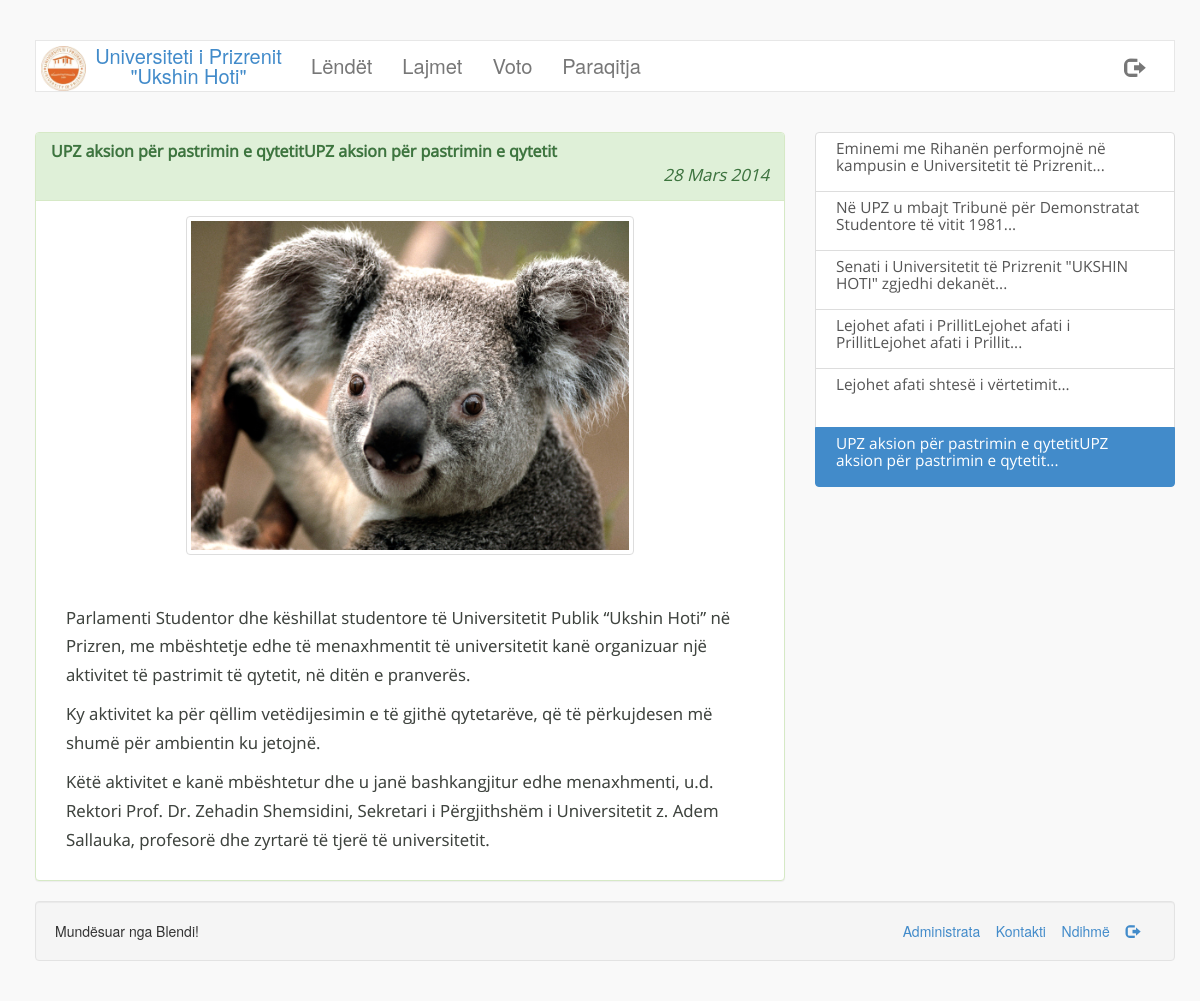
Page /lajmi.php?id=22 on the committed database.
### tables this page shows
CREATE TABLE IF NOT EXISTS `page_info` (
  `title` varchar(256) NOT NULL,
  `footer` varchar(256) NOT NULL,
  `activated` tinyint(1) NOT NULL,
  `logo` varchar(256) NOT NULL,
  `vleresimi` tinyint(4) NOT NULL,
  `vit1kredi` int(3) NOT NULL,
  `vit2kredi` int(3) NOT NULL,
  `vit3kredi` int(3) NOT NULL,
  `vit4kredi` int(3) NOT NULL
);

CREATE TABLE IF NOT EXISTS `navbar` (
  `ID` int(11) NOT NULL AUTO_INCREMENT,
  `emri` varchar(250) NOT NULL,
  `link` varchar(250) NOT NULL,
  `enabled` tinyint(1) NOT NULL,
  PRIMARY KEY (`ID`)
);

CREATE TABLE IF NOT EXISTS `lajmet` (
  `id` int(11) NOT NULL AUTO_INCREMENT,
  `titulli` varchar(256) NOT NULL,
  `body` text NOT NULL,
  `data` datetime NOT NULL,
  `foto` varchar(256) NOT NULL,
  PRIMARY KEY (`id`)
);

CREATE TABLE IF NOT EXISTS `footer` (
  `1` int(11) NOT NULL AUTO_INCREMENT,
  `emri` varchar(250) NOT NULL,
  `link` varchar(250) NOT NULL,
  `enabled` tinyint(1) NOT NULL,
  PRIMARY KEY (`1`)
);

### classes/lajmi.class.php (called while the page is built, shortened)
<?php
class Lajmi{
	private $id=0;
	private $titulli = "panjohur";
	private $body = "panjohur";
	private $data = "0000-00-00";
	private $foto = "img/fakultet/lajme/default.png";
	function __construct($id){
		global $lidhja;
		$lajmQuery = $lidhja->query("SELECT id,titulli,body,data,foto FROM lajmet WHERE id=$id");
		if($lajmQuery->num_rows == 1){
			$lajmi = $lajmQuery->fetch_assoc();
			$this->id= $lajmi['id'];
			$this->titulli = $lajmi['titulli'];
			$this->body = $lajmi['body'];
			$this->data = $lajmi['data'];
			if(file_exists($_SERVER['SERVER_NAME'] . '/portal/'. $lajmi['foto'])){
				$this->foto = 'http://'.$_SERVER['SERVER_NAME'] . '/portal/'. $lajmi['foto'];
			}
			else{
				$this->foto ='http://'.$_SERVER['SERVER_NAME'] . '/portal/'. $lajmi['foto'];
			}
		}
	}
	function getID(){
		return $this->id;
	}
	function getTitulli(){
		return utf8_encode($this->titulli);
	}
	function getBody(){
		return utf8_encode($this->body);
	}
	function getData(){
		return $this->data;
	}
	function getFoto(){
		return $this->foto;
	}
}
?>

### includes/funksionet.php (called while the page is built, shortened)
<?php
	function rregulloDaten($d){
		$viti = date("Y", strtotime($d));
		$muaji = date("m", strtotime($d));
		$dita = date("d", strtotime($d));
		if($muaji == 1){
			$data = $dita . " Janar " . $viti;
		}
		elseif($muaji == 2){
			$data = $dita . " Shkurt " . $viti;
		}
		elseif($muaji == 3){
			$data = $dita . " Mars " . $viti;
		}
		elseif($muaji == 4){
			$data = $dita . " Prill " . $viti;
		}
		elseif($muaji == 5){
			$data = $dita . " Maj " . $viti;
		}
		elseif($muaji == 6){
			$data = $dita . " Qershor " . $viti;
		}
		elseif($muaji == 7){
			$data = $dita . " Korrik " . $viti;
		}
		elseif($muaji == 8){
			$data = $dita . " Gusht " . $viti;
		}
		elseif($muaji == 9){
			$data = $dita . " Shtator " . $viti;
		}
		elseif($muaji == 10){
			$data = $dita . " Tetor " . $viti;
		}
		elseif($muaji == 11){
			$data = $dita . " N&euml;ntor " . $viti;
		}
		elseif($muaji == 12){
			$data = $dita . " Dhjetor " . $viti;
		}
		return $data;
	}
?>

### lajmi.php (the view, shortened to what this page needs)
<?php
	include('includes/config.php');
	if(!empty($_GET['id']) && $_GET['id']>0){
		$id = $lidhja->real_escape_string($_GET['id']);
		$lajmi = new Lajmi($id);
		$page = new Page();
	}
	else{
		header('Location: index.php?faqja=lajmet');
		die();
	}
?>
<!DOCTYPE html>
<html lang="en">
  <head>
    <link href="css/bootstrap.css" rel="stylesheet">
    <link href="css/style.css" rel="stylesheet">
  </head>
  <body>
  <br/>
  <div class="container">
  	<nav class="navbar navbar-default" role="navigation">
	  <div class="container-fluid">
	    <div class="navbar-header">
	      <a class="navbar-brand" href="index.php"><img src="<?php echo $page->getLogo(); ?>"/><?php echo $page->getTitle(); ?></a>
	    </div>
	    <div class="collapse navbar-collapse" id="bs-example-navbar-collapse-1">
	      <ul class="nav navbar-nav">
	     	<?php $page->headerNavbar(); ?>
	      </ul>
		  	<ul class="nav navbar-nav navbar-right">
				<li><a href="logout.php" class="glyphicon glyphicon-log-out"></a></li>
			</ul>
	    </div>
	  </div>
	</nav>
	</div>
    <div class="container">
		<div class="clearfix"></div><br/>
		<div class="row">
			<div class="col-md-8 lajmi">
				<div class="panel panel-success">
					<div class="panel-heading">
						<h3 class="panel-title"><strong><?php echo $lajmi->getTitulli(); ?></strong></h3>
						<p class="text-right" style="margin-bottom:0px;"><em><?php echo rregulloDaten($lajmi->getData()); ?></em></p>
					</div>
					<div class="panel-body">
					<?php
						if($lajmi->getFoto()){
							echo '<div class="col-md-8 col-md-offset-2"><img src="'.$lajmi->getFoto().'" class="img-responsive img-rounded img-thumbnail"/><p><br/></p></div>';
							echo '<div class="col-md-12"><p>'.html_entity_decode($lajmi->getBody()).'</p></div>';
						}
						else{
							echo '<div class="col-md-12"><p>'.html_entity_decode($lajmi->getBody()).'</p></div>';
						}
					?>
					</div>
				</div>
			</div>
			<div class="col-md-4">
				<?php
					$lajmet = $lidhja->query("SELECT id FROM lajmet ORDER BY data DESC LIMIT 10");
					if($lajmet->num_rows){
						echo '<div class="list-group" id="lajmetShtese">';
						foreach($lajmet as $l){
							$lajmi2 = new Lajmi($l['id']);
							if($lajmi->getID() == $lajmi2->getID()){
								echo '<a href="lajmi.php?id='.$lajmi2->getID().'" class="list-group-item active">'.substr($lajmi2->getTitulli(), 0,100).'...</a>';
							}
							else{
								echo '<a href="lajmi.php?id='.$lajmi2->getID().'" class="list-group-item">'.substr($lajmi2->getTitulli(), 0,100).'...</a>';
							}
						}
						echo '</div>';
					}
				?>
			</div>
		</div>
		<div class="well well-md text-left">
			<span><?php echo $page->getFooter(); ?></span>
			<span class="pull-right">
				<?php $page->footerLinks(); ?>
			</span>
		</div>
    </div>
  </body>
</html>

### classes/page.class.php (shortened to what this page needs)
<?php
class Page{
	private $title = "Titulli faqes";
	private $footer = "Copyright 2014";
	private $logoLink = "panjohur";
	function __construct(){
		global $lidhja;
		$pageQuery = $lidhja->query('SELECT title,footer,activated,logo,vleresimi FROM page_info');
		if($pageQuery->num_rows == 1){
			$pageInfo = $pageQuery->fetch_assoc();
		}
		$this->title = $pageInfo['title'];
		$this->footer = $pageInfo['footer'];
		$this->logoLink = $pageInfo['logo'];
	}
	function getTitle(){
		return html_entity_decode($this->title);
	}
	function getLogo(){
		return $this->logoLink;
	}
	function getFooter(){
		return html_entity_decode($this->footer);
	}
	function headerNavbar(){
		global $lidhja;
		$navQuery = $lidhja->query("SELECT * FROM navbar WHERE enabled=1");
		if($navQuery->num_rows > 0){
			foreach($navQuery as $nav){
				echo '<li><a href="index.php?faqja='.$nav['link'].'" class="text-primary">'.html_entity_decode($nav['emri']).'</a></li>';
			}
		}
		else{
			return FALSE;
		}
	}
	function footerLinks(){
		global $lidhja;
		$footerLinksQuery = $lidhja->query("SELECT * FROM footer WHERE enabled=1");
		if($footerLinksQuery->num_rows > 0){
			foreach ($footerLinksQuery as $foo){
				if("dil" == strtolower($foo['emri'])){
					echo '<a href="'.$foo['link'].'"><span class="glyphicon glyphicon-log-out"></span></a> &nbsp;&nbsp;&nbsp;';
				}
				else{
					echo '<a href="'.$foo['link'].'">'.$foo['emri'].'</a> &nbsp;&nbsp;&nbsp;';
				}
			}
		}
		else{
			echo '';
		}
	}
}
?>

### css/style.css (style rules this page uses)
body { background-color: #f9f9f9; margin:20px; }
.navbar { border-radius: 0; }
.navbar-brand img { max-width: 18%; float:left; }
.navbar-default { background-color: #fff; }
.navbar-nav li > a { text-align: center; font-size: 1.4375em; -webkit-font-smoothing: antialiased; }
.navbar-default .navbar-brand { max-width:260px; color:#428bca; font-size: 20px; margin:0; padding:5px 5px; text-align: center; }
.lajmi { font: 120%/1.725 'Open Sans', sans-serif; color: #3e433e; text-shadow: 0px 0px 0px #C7C7C7; }
#lajmetShtese { color:#3e433e; }
#lajmetShtese .list-group-item { height:60px; padding: 7px 20px; font: 110%/1.125 'Open Sans', sans-serif; }

### rows in the picture
page_info: logo (picture), title "Universiteti i Prizrenit \"Ukshin Hoti\"", footer "Mundësuar nga Blendi!"
navbar: emri "Lëndët"
navbar: emri "Lajmet"
navbar: emri "Voto"
navbar: emri "Paraqitja"
lajmet: titulli "UPZ aksion për pastrimin e qytetitUPZ aksion për pastrimin e qytetit", data "28 Mars 2014", foto (picture), body "Parlamenti Studentor dhe këshillat studentore të Universitetit Publik “Ukshin Hoti” në Prizren, me mbështetje edhe të menaxhmentit të universitetit kanë organizuar një aktivitet të pastrimit të qytetit, në ditën e pranverës. Ky aktivitet ka për qëllim vetëdijesimin e të gjithë qytetarëve, që të përkujdesen më shumë për ambientin ku jetojnë. Këtë aktivitet e kanë mbështetur dhe u janë bashkangjitur edhe menaxhmenti, u.d. Rektori Prof. Dr. Zehadin Shemsidini, Sekretari i Përgjithshëm i Universitetit z. Adem Sallauka, profesorë dhe zyrtarë të tjerë të universitetit."
lajmet: titulli "Eminemi me Rihanën performojnë në kampusin e Universitetit të Prizrenit"
lajmet: titulli "Në UPZ u mbajt Tribunë për Demonstratat Studentore të vitit 1981"
lajmet: titulli "Senati i Universitetit të Prizrenit \"UKSHIN HOTI\" zgjedhi dekanët"
lajmet: titulli "Lejohet afati i PrillitLejohet afati i PrillitLejohet afati i Prillit"
lajmet: titulli "Lejohet afati shtesë i vërtetimit"
footer: emri "Administrata"
footer: emri "Kontakti"
footer: emri "Ndihmë"
